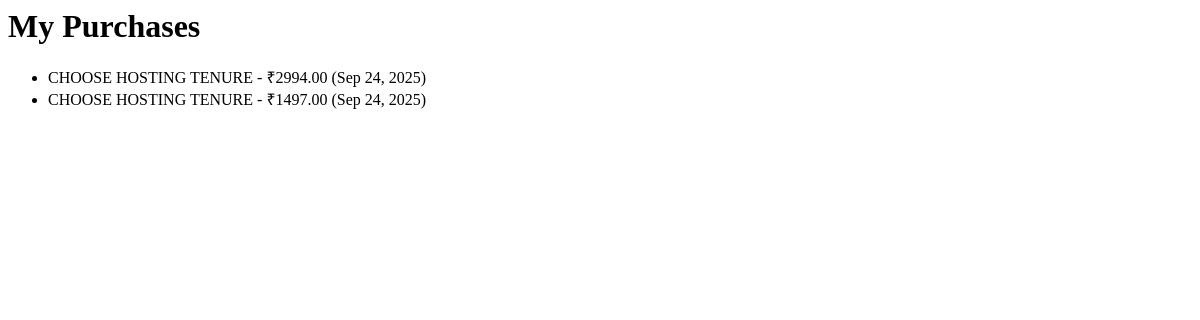
Before: /purchases/ (signed in) with the older database file.
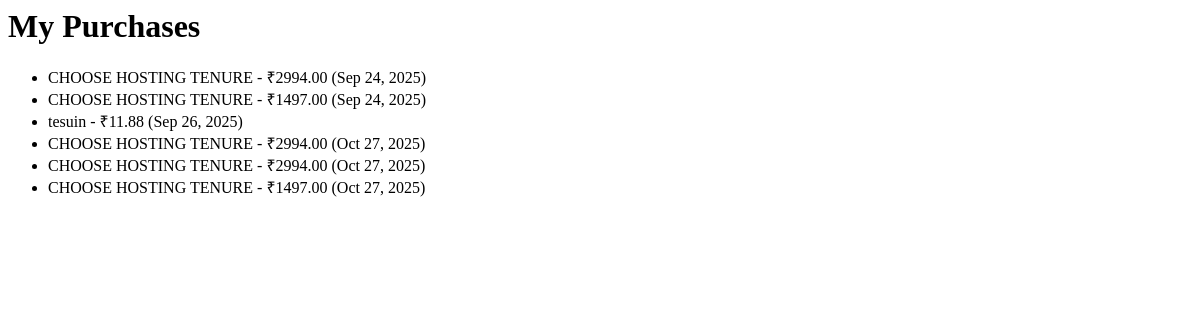
After: the same page with the newer database file.
### product/models.py (models this page shows, shortened)
class Purchase(models.Model):
    STATUS_CHOICES = (
        ("UNDER_REVIEW", "Under Review"),
        ("PAID", "Paid"),
        ("FAILED", "Payment Failed"),
        ("EXPIRED", "Expired"),  # 👈 Add karo
    )
    user = models.ForeignKey(User, on_delete=models.CASCADE, null=True, blank=True)
    product = models.ForeignKey("Product", on_delete=models.CASCADE)
    region = models.CharField(max_length=100)
    duration = models.CharField(max_length=50)
    final_price = models.DecimalField(max_digits=10, decimal_places=2)
    utr_id = models.CharField(
        max_length=12,
        unique=True,  # 👈 This is the line that was added.
        validators=[validate_utr],
        help_text="Enter a 12-digit numeric UTR ID"
    )
    expiry_date = models.DateField(null=True, blank=True)
    status = models.CharField(max_length=20, choices=STATUS_CHOICES, default="UNDER_REVIEW")
    activated_at = models.DateField(null=True, blank=True)
    expiry_date = models.DateField(null=True, blank=True)
    created_at = models.DateTimeField(auto_now_add=True)

class Product(models.Model):
    STATUS = (
        ('PUBLISH', 'PUBLISH'),
        ('DRAFT', 'DRAFT'),
    )
    featured_image = models.ImageField(upload_to="featuredimg", null=True)
    title = models.CharField(max_length=500)
    category = models.ForeignKey(Categories, on_delete=models.CASCADE, null=True)
    features = models.ManyToManyField(Feature, blank=True, related_name='plans')
    description = models.TextField()
    slug = models.SlugField(default='', max_length=500, null=True, blank=True)
    status = models.CharField(choices=STATUS, max_length=100, null=True)
    created_at = models.DateField(auto_now_add=True)

### app/views.py (the view)
# urls.py: path("purchases/", views.purchase_list, name="purchases"),
@login_required
def purchase_list(request):
    purchases = Purchase.objects.filter(user=request.user)
    ads = AdCampaign.objects.filter(user=request.user).order_by("-created_at")
    return render(request, "purchases.html", {"purchases": purchases ,"ads": ads,
    })

### app/templates/purchases.html
<h1>My Purchases</h1>
<ul>
  {% for p in purchases %}
    <li>{{ p.product.title }} - ₹{{ p.final_price }} ({{ p.created_at|date:"M d, Y" }})</li>
  {% empty %}
    <li>No purchases yet.</li>
  {% endfor %}
</ul>

Changed rows visible on the page:
added Purchase: product "tesuin", final_price "11.88", created_at "Sep 26, 2025"
added Purchase: product "CHOOSE HOSTING TENURE", final_price "2994.00", created_at "Oct 27, 2025"
added Purchase: product "CHOOSE HOSTING TENURE", final_price "2994.00", created_at "Oct 27, 2025"
added Purchase: product "CHOOSE HOSTING TENURE", final_price "1497.00", created_at "Oct 27, 2025"
